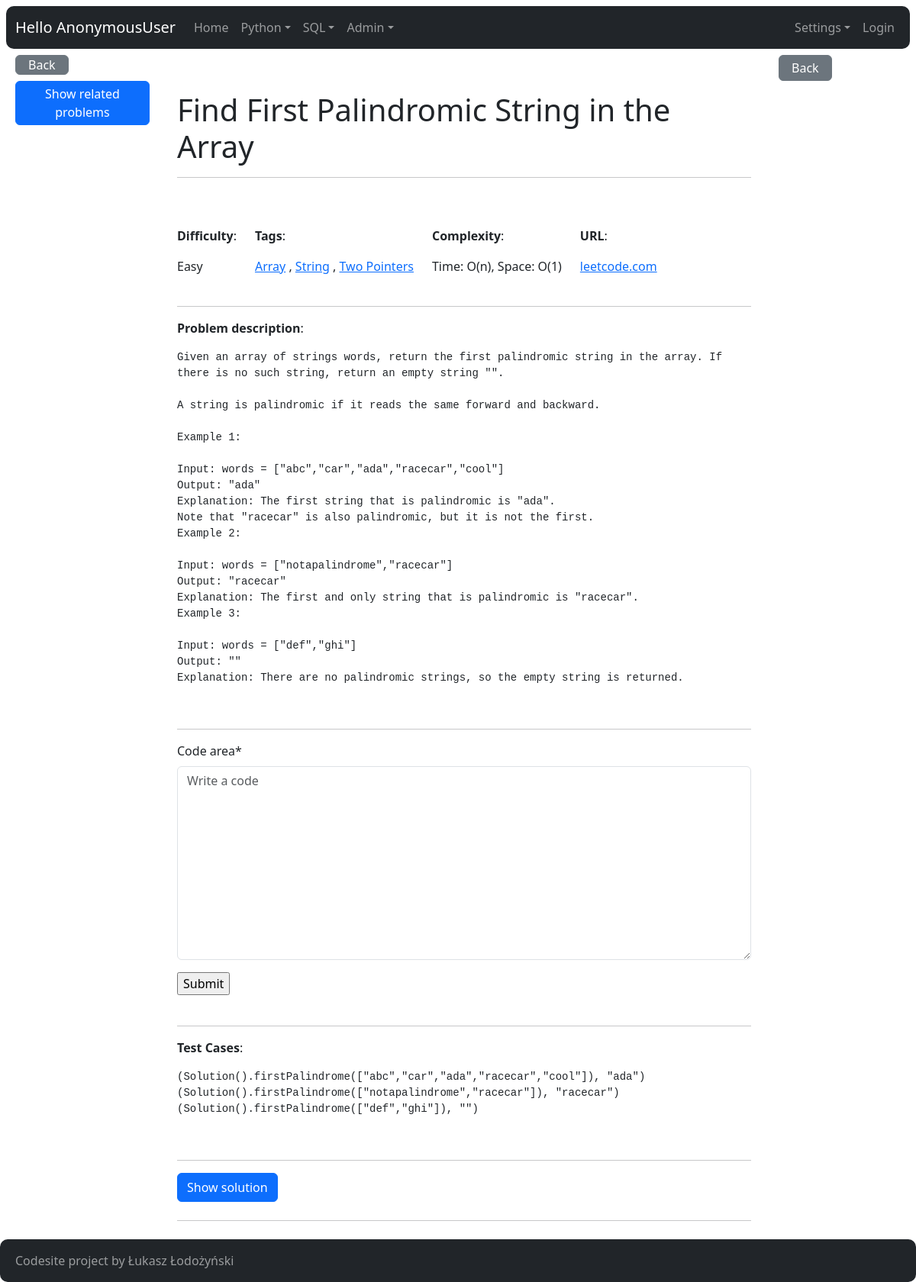
The app's page /python/20/ with its own data.
### python_problems/models.py (models this page shows, shortened)
class Problem(models.Model):
    tags = models.ManyToManyField("Tag")
    title = models.CharField(max_length=200)
    difficulty = models.ForeignKey(
        Difficulty, related_name="problems_difficulty", on_delete=models.DO_NOTHING)
    time_complexity = models.ForeignKey(
        Complexity, related_name="problems_time_complexity", on_delete=models.DO_NOTHING)
    space_complexity = models.ForeignKey(
        Complexity, related_name="problems_space_complexity", on_delete=models.DO_NOTHING)
    url = models.CharField(max_length=200)
    description = models.TextField(blank=False, null=False)
    is_solved = models.BooleanField(default=False)
    solution = models.TextField(blank=True, null=True)
    testcase = models.TextField(blank=True, null=True)

class Difficulty(models.Model):
    name = models.CharField(max_length=16)
    class Meta:
        verbose_name_plural = "Difficulties"
    def __str__(self) -> str:
        return self.name

class Tag(models.Model):
    name = models.CharField(max_length=20)
    class Meta:
        ordering = ("name", )

class Complexity(models.Model):
    name = models.CharField(max_length=10)
    class Meta:
        verbose_name_plural = "Complexities"
    def __str__(self) -> str:
        return self.name

### python_problems/views.py (the view, shortened to what this page needs)
# urls.py: path("<int:pk>/", views.problem_detail_view, name="detail"),
def problem_detail_view(request, pk):
    problem = get_object_or_404(Problem, pk=pk)
    related_problems = Problem.objects.filter(
        tags__in=problem.tags.all()).exclude(pk=pk).distinct()
    context = {
        "problem": problem,
        "tags": problem.tags.values_list("name", flat=True),
        "related_problems": related_problems,
        "form": CodeForm(),
    }
    return render(request, "python_problems/problem_detail.html", context)

### python_problems/forms.py
class CodeForm(forms.Form):
    code_area = forms.CharField(widget=forms.Textarea(
        attrs={"placeholder": "Write a code", 'rows': 10, 'cols': 80}))

### core/context_processors.py (called while the page is built)
def settings(request):
    return {
        'settings': django_settings,
    }

### python_problems/templates/python_problems/problem_detail.html (shortened to what this page needs)
{% extends "core/base.html" %}
{% block content %}
  <div class="container-fluid m-2">
    <div class="row">
      <div class="col-md-2">
        <div class="col sticky-top">
          <div class="row">
            <div>
              <a href="{% url 'python_problems:index' %}"
                 class="btn btn-secondary px-3 py-0 mb-2">Back</a>
            </div>
          </div>
          <div class="row">
            <div>
              <button type="button"
                      class="btn btn-primary px-3 py-1 mb-2"
                      data-bs-toggle="collapse"
                      data-bs-target="#related">Show related problems</button>
            </div>
          </div>
        </div>
      </div>
      <div class="col-md-8">
        <div class="container">
          <div class="row">
            <div class="col-auto mb-5 mt-5">
              <h1>{{ problem.title }}</h1>
              <hr>
            </div>
            <div class="row">
              <div class="col-auto mb-2">
                <p>
                  <b>Difficulty</b>:
                  <p>{{ problem.difficulty }}</p>
                </p>
              </div>
              <div class="col-auto mb-2">
                <p>
                  <b>Tags</b>:
                  <p>
                    {% for tag in tags %}
                      <a href="{% url 'python_problems:index' %}?query={{ tag }}">{{ tag }}</a>
                      {% if not forloop.last %},{% endif %}
                    {% endfor %}
                  </p>
                </p>
              </div>
              <div class="col-auto mb-2">
                <p>
                  <b>Complexity</b>:
                </p>
                <p>Time: {{ problem.time_complexity }}, Space: {{ problem.space_complexity }}</p>
              </div>
              <div class="col-auto mb-2">
                <p>
                  <b>URL</b>:
                </p>
                <a href="{{ problem.url }}">{{ problem.url|slice:"8:20" }}</a>
              </div>
            </div>
          </div>
          <hr>
          <p>
            <b>Problem description</b>:
          </p>
          <pre style="white-space: pre-wrap">{{ problem.description }}</pre>
          <br>
          <hr>
          {% load crispy_forms_tags %}
          <form action="{% url 'python_problems:detail' problem.id %}" method="POST">
            {{ form|crispy }}
            <input type="submit" value="Submit">
          </form>
          <br>
          <hr>
          <p>
            <b>Test Cases</b>:
          </p>
          <pre>{{ problem.testcase }}</pre>
          <br>
          <hr>
          <button type="button"
                  class="btn btn-primary mb-2"
                  data-bs-toggle="collapse"
                  data-bs-target="#solution">Show solution</button>
          <br>
          <hr>
        </div>
      </div>
      <div class="col-md-2">
        <div class="row">
          <div>
            <a href="{% url 'python_problems:index' %}"
               class="btn btn-secondary px-3 py-1 mb-2">Back</a>
          </div>
        </div>
      </div>
    </div>
  </div>
{% endblock content %}

### records on screen
Problem: title "Find First Palindromic String in the Array", difficulty "Easy", time_complexity "O(n)", space_complexity "O(1)", url "leetcode.com", description "Given an array of strings words, return the first palindromic string in the array. If there is no such string, return an empty string \"\". A string is palindromic if it reads the same forward and backward. Example 1: Input: words = [\"abc\",\"car\",\"ada\",\"racecar\",\"cool\"] Output: \"ada\" Explanation: The first string that is palindromic is \"ada\". Note that \"racecar\" is also palindromic, but it is not the first. Example 2: Input: words = [\"notapalindrome\",\"racecar\"] Output: \"racecar\" Explanation: The first and only string that is palindromic is \"racecar\". Example 3: Input: words = [\"def\",\"ghi\"] Output: \"\" Explanation: There are no palindromic strings, so the empty string is returned.", testcase "(Solution().firstPalindrome([\"abc\",\"car\",\"ada\",\"racecar\",\"cool\"]), \"ada\") (Solution().firstPalindrome([\"notapalindrome\",\"racecar\"]), \"racecar\") (Solution().firstPalindrome([\"def\",\"ghi\"]), \"\")"
Tag: name "Array"
Tag: name "String"
Tag: name "Two Pointers"

### other values on screen
{{ request.user }} "AnonymousUser"
{{ settings.APP_NAME }} "Codesite"
